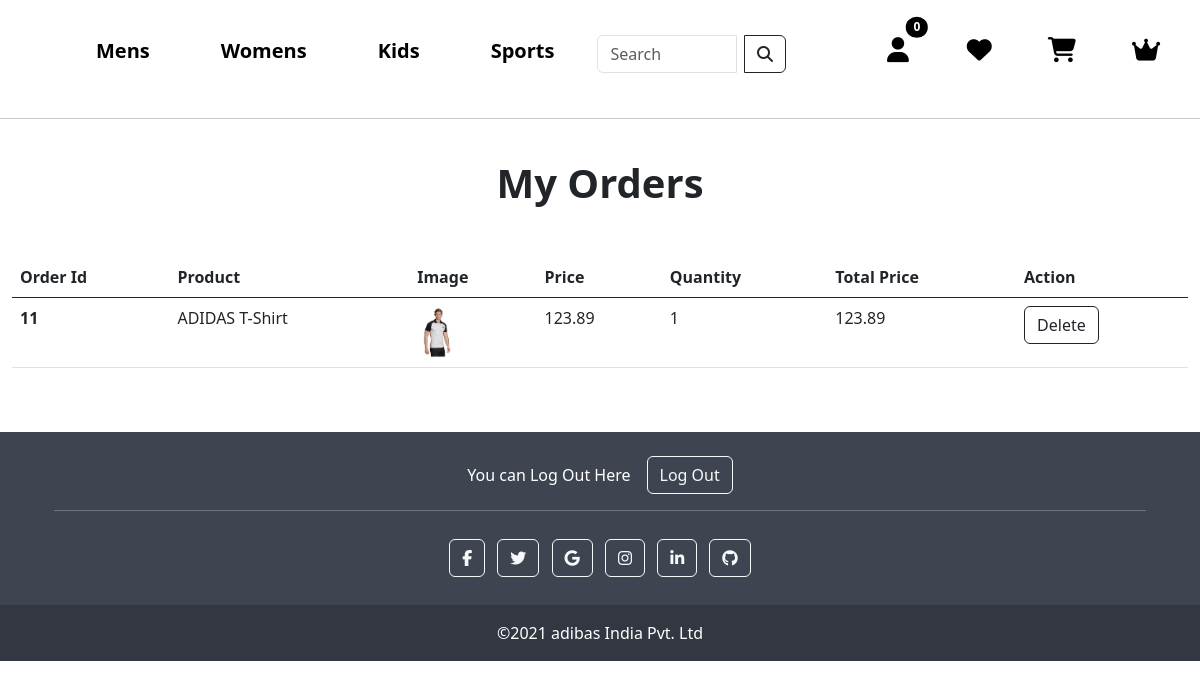
/order_detail/7 (signed in), run on the app's committed database.
### core/models.py (models this page shows, shortened)
class TopCategory(models.Model):
    tcid = ShortUUIDField(unique=True, length=10, max_length=20, prefix='tcat', alphabet="abcdefgh12345")
    title = models.CharField(max_length=200)
    class Meta:
        verbose_name_plural = "Top Categories"

class CartOrderItems(models.Model):
    order = models.ForeignKey(CartOrder, on_delete=models.CASCADE)
    product = models.ForeignKey(Product, on_delete=models.CASCADE)
    invoice_no = models.CharField(max_length=200, null=True)
    product_status = models.CharField(max_length=200)
    item = models.CharField(max_length=200)
    image = models.CharField(max_length=200)
    qty = models.IntegerField()
    price = models.DecimalField(max_digits=99999999, decimal_places=2)
    total_price = models.DecimalField(max_digits=9999999999, decimal_places=2)
    class Meta:
        verbose_name_plural = "Cart Orders Items"

### core/views.py (the view)
# urls.py: path('order_detail/<int:id>', views.order_detail, name='order_detail'),
def order_detail(request, id):
    order = CartOrder.objects.get(user=request.user, id=id)
    products = CartOrderItems.objects.filter(order=order)
    context = {'products': products}
    return render(request,'order_detail.html', context)

### core/context_processor.py (called while the page is built)
def default(request):
    top = TopCategory.objects.all()
    cat = Category.objects.all()
    min_max_price = Product.objects.aggregate(Min('price'), Max('price'))
    return {
        'top':top,
        'cat': cat,
        'min_max_price': min_max_price
    }

### templates/order_detail.html (shortened to what this page needs)
{% extends 'base.html' %}
{% block content %}
{% load static %}
<link rel="stylesheet" type="text/css" href="{% static 'profile.css' %}">
<section>
    <div class="container-fluid">
        <h3 style="font-size: 40px; font-weight: 700; text-align: center; margin-bottom: 50px;">My Orders</h3>
        <table class="table table-hover">
            <thead>
                <tr>
                    <th scope="col">Order Id</th>
                    <th scope="col">Product</th>
                    <th scope="col">Image</th>
                    <th scope="col">Price</th>
                    <th scope="col">Quantity</th>
                    <th scope="col">Total Price</th>
                    <th scope="col">Action</th>
                </tr>
            </thead>
            <tbody>
                {% for product in products %}
                <tr>
                    <th scope="row">{{ product.id }}</th>
                    <td>{{ product.item }}</td>
                    <td><img style="width: 40px; height: auto;" src="{{ product.image }}" alt="" srcset=""></td>
                    <td>{{ product.price }}</td>
                    <td>{{ product.qty }}</td>
                    <td>{{ product.total_price }}</td>
                    <form action="{% url 'delete_order_product' product.id %}" method="post">
                        <td><button class="btn btn-outline-dark" type="submit">Delete</button></td>
                    </form>
                </tr>
                {% endfor %}
            </tbody>
        </table>
    </div>
</section>
{% endblock content%}

### templates/base.html (shortened to what this page needs)
{% load static %}
<!doctype html>
<html lang="en">
    <head>
    <link href="https://cdn.jsdelivr.net/npm/bootstrap@5.0.2/dist/css/bootstrap.min.css" rel="stylesheet">
    <link rel="stylesheet" type="text/css" href="{% static 'style.css' %}">
    <link rel="stylesheet" href="//code.jquery.com/ui/1.13.2/themes/base/jquery-ui.css">
    <link rel="stylesheet" href="https://cdnjs.cloudflare.com/ajax/libs/font-awesome/6.4.2/css/all.min.css" />
</head>
<body>
    <nav class="navbar navbar-expand-lg navbar-light">
        <div class="container-fluid">
            <a class="navbar-brand" href="{% url 'home' %}"><img class="header-logo" src="https://freepngimg.com/thumb/categories/1497.png" alt=""></a>
            <div class="collapse navbar-collapse" id="navbarSupportedContent">
                <ul class="navbar-nav me-auto mb-2 mb-lg-0">
                    {% for t in top %}
                    {% if t.title == 'Sports' %}
                    <li class="nav-item">
                        <a class="nav-link active" aria-current="page" style="font-size: 20px; color: red;" href="{% url 'mens_categories_product' t.title  %}" >{{ t.title }}</a>
                    </li>
                    {% else %}
                    <li class="nav-item">
                        <a class="nav-link active" aria-current="page" style="font-size: 20px;" href="{% url 'mens_categories_product' t.title  %}">{{ t.title }}</a>
                    </li>
                    {% endif %}
                    {% endfor %}
                    <form class="d-flex" role="search" action="{% url 'search' %}" method="get">
                        <div style="margin-top: 5px; margin-left: 15px;" class="input-group">
                            <input class="form-control me-2" type="search" placeholder="Search" name="q" id="product" aria-label="Search">
                            <button class="btn btn-outline-dark" type="submit">
                                <i class="fa fa-search"></i>
                            </button>
                        </div>
                    </form>
                    <li class="nav-item dropdown">
                        <a class="" style="margin-left: 50px;" href="#" id="navbarDropdown" role="button" data-bs-toggle="dropdown" aria-expanded="false">
                            <i class="fa-solid fa-user"></i>
                        </a>
                    </li>
                    <li class="nav-item">
                        <a class="nav-link" style="margin-left: 10px;" href="#"><i class="fa-solid fa-heart" style="margin-left: -15px;"></i></a>
                    </li>
                    <li class="nav-item">
                        <a class="nav-link" href="{% url 'cart_view' %}"><i class="fa-solid fa-cart-shopping" style="margin-left: -15px;"></i><span class="position-absolute top-0 start-100 translate-middle badge rounded-circle cart-items-count" style="margin-left: -17.7rem; margin-top: 1.7rem; background-color: black;">
                            {{ request.session.cart_data_obj|length }}
                            </span>
                        </a>
                    </li>
                    {% if user.is_authenticated and user.is_superuser %}
                        <li class="nav-item">
                            <a class="nav-link" href="{% url 'admin_panel' %}"><i class="fa-solid fa-crown" style="margin-left: -15px;"></i></a>
                        </li>
                    {% endif %}
                </ul>
            </div>
        </div>
    </nav>
    <hr>
    <br>
    {% block content %}
    {% endblock content %}
<br><br>
    <footer
    class="text-center text-lg-start text-white"
    style="background-color: #3e4551"
    >
<div class="container p-4 pb-0">
<section class="">
    <p class="d-flex justify-content-center align-items-center">
        <span class="me-3">You can Log Out Here</span>
        <a href="{% url 'logout' %}"><button type="button" class="btn btn-outline-light btn-rounded">Log Out</button></a>
    </p>
</section>
<hr class="mb-4" />
<section class="mb-4 text-center">
<a
    class="btn btn-outline-light btn-floating m-1"
    href="https://www.facebook.com/adidasIN/?brand_redir=182162001806727"
    role="button"
    ><i class="fab fa-facebook-f"></i
></a>
<a
    class="btn btn-outline-light btn-floating m-1"
    href="https://twitter.com/adidas?lang=en"
    role="button"
    ><i class="fab fa-twitter"></i
></a>
<a
    class="btn btn-outline-light btn-floating m-1"
    href="https://www.adidas-group.com/en/about/profile/"
    role="button"
    ><i class="fab fa-google"></i
></a>
<a
    class="btn btn-outline-light btn-floating m-1"
    href="https://www.instagram.com/adidas/?hl=en"
    role="button"
    ><i class="fab fa-instagram"></i
></a>
<a
    class="btn btn-outline-light btn-floating m-1"
    href="https://www.linkedin.com/company/adidas/"
    role="button"
    ><i class="fab fa-linkedin-in"></i
></a>
<a
    class="btn btn-outline-light btn-floating m-1"
    href="https://github.com/adidas"
    role="button"
    ><i class="fab fa-github"></i
></a>
</section>
</div>
<div
    class="text-center p-3"
    style="background-color: rgba(0, 0, 0, 0.2)"
    >
    ©2021 adibas India Pvt. Ltd
</div>
</footer>
    <link href="https://cdn.jsdelivr.net/npm/bootstrap@5.3.0/dist/css/bootstrap.min.css" rel="stylesheet">
</body>
</html>

### static/style.css (style rules this page uses)
.navbar { padding: 1px; }
.navbar-brand { margin-right: 1rem; }
.navbar-nav { display: flex; align-items: center; }
.navbar-nav .nav-item a { font-family: 'Segoe UI', Tahoma, Geneva, Verdana, sans-serif !important; font-weight: 600; color: black !important; text-decoration: none !important; }
.nav-item { padding: 20px; margin-left: 15px; }
.nav-item .fa-solid { font-size: 25px; margin-left: 1rem; color: black; }

### data on the page
TopCategory: title "Mens"
TopCategory: title "Womens"
TopCategory: title "Kids"
TopCategory: title "Sports"
CartOrderItems: id "11", item "ADIDAS T-Shirt", image (picture), price "123.89", qty "1", total_price "123.89"

### other printed values
{{ request.session.cart_data_obj|length }} "0"
